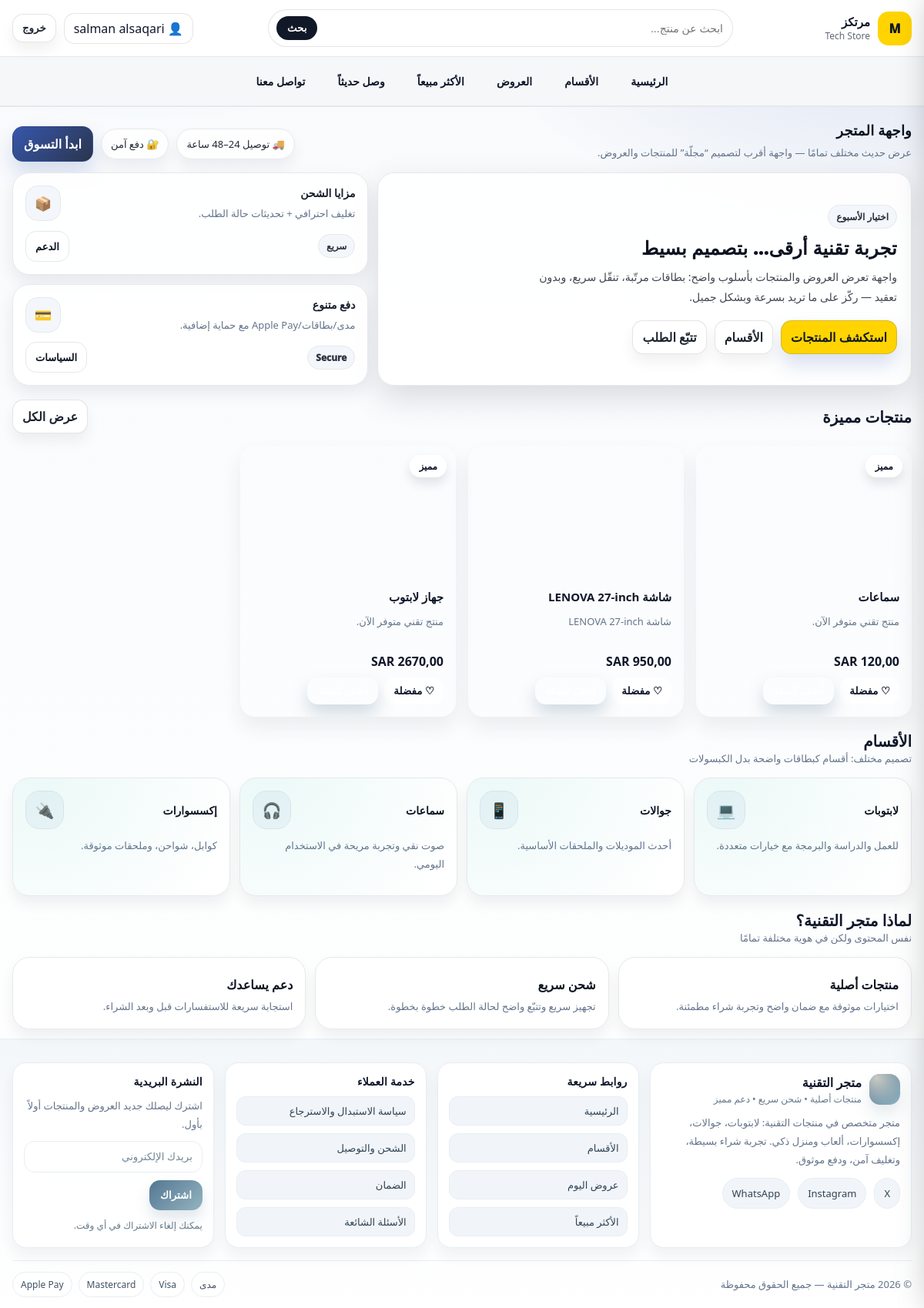
Screenshot of / (signed in) with the database file from the repository.
### catalog/models.py (models this page shows, shortened)
class Product(models.Model):
    name = models.CharField(
        max_length=200,
        verbose_name=_("اسم المنتج"),
    )
    slug = models.SlugField(
        max_length=220,
        unique=True,
        blank=True,
        verbose_name=_("المعرّف (Slug)"),
        help_text=_("يُستخدم في الرابط، ويُنشأ تلقائيًا إذا تُرك فارغًا."),
    )
    category = models.ForeignKey(
        Category,
        on_delete=models.SET_NULL,
        null=True,
        blank=True,
        related_name="products",
        verbose_name=_("التصنيف"),
    )
    description = models.TextField(
        blank=True,
        verbose_name=_("الوصف"),
    )
    is_active = models.BooleanField(
        default=True,
        verbose_name=_("نشط"),
    )
    is_featured = models.BooleanField(
        default=False,
        verbose_name=_("مميز"),
        help_text=_("إظهار المنتج في الواجهة كمنتج مميز."),
    )
    currency = models.CharField(
        max_length=10,
        default="SAR",
        verbose_name=_("العملة"),
    )
    price = models.DecimalField(
        max_digits=12,
        decimal_places=2,
        validators=[MinValueValidator(Decimal("0.00"))],
        default=Decimal("0.00"),
        verbose_name=_("السعر"),
    )
    compare_at_price = models.DecimalField(
        max_digits=12,
        decimal_places=2,
        validators=[MinValueValidator(Decimal("0.00"))],
        null=True,
        blank=True,
        verbose_name=_("سعر قبل الخصم"),
        help_text=_("اختياري: إذا وضعته يظهر كسعر قديم للمقارنة."),
    )
    track_inventory = models.BooleanField(
        default=True,
        verbose_name=_("تتبع المخزون"),
    )
    stock_quantity = models.PositiveIntegerField(
        default=0,
        verbose_name=_("كمية المخزون"),
    )
    created_at = models.DateTimeField(
        default=timezone.now,
        editable=False,
        verbose_name=_("تاريخ الإضافة"),
    )
    updated_at = models.DateTimeField(
        auto_now=True,
        verbose_name=_("آخر تحديث"),
    )
    class Meta:
        verbose_name = _("منتج")
        verbose_name_plural = _("المنتجات")
        indexes = [
            models.Index(fields=["slug"]),
            models.Index(fields=["is_active", "is_featured"]),
            models.Index(fields=["category", "is_active"]),
        ]
        constraints = [
            models.CheckConstraint(
                condition=models.Q(compare_at_price__isnull=True)
                | models.Q(compare_at_price__gte=0),
                name="catalog_product_compare_at_non_negative",
            ),
        ]
    @property
    def primary_image_url(self) -> str:
        img = (
            self.images.filter(is_primary=True).order_by("sort_order").first()
            or self.images.order_by("sort_order").first()
        )
        return img.public_url if img else ""

class ProductImage(models.Model):
    product = models.ForeignKey(
        Product,
        on_delete=models.CASCADE,
        related_name="images",
        verbose_name=_("المنتج"),
    )
    image = models.ImageField(
        upload_to="products/%Y/%m/",
        verbose_name=_("الصورة (رفع محلي)"),
        null=True,
        blank=True,
    )
    image_public_id = models.CharField(
        max_length=255,
        blank=True,
        verbose_name=_("Cloudinary Public ID"),
        help_text=_("مثال: products/2025/12/abc123"),
    )
    alt_text = models.CharField(
        max_length=200,
        blank=True,
        verbose_name=_("النص البديل"),
    )
    is_primary = models.BooleanField(
        default=False,
        verbose_name=_("صورة رئيسية"),
    )
    sort_order = models.PositiveIntegerField(
        default=0,
        verbose_name=_("ترتيب العرض"),
    )
    created_at = models.DateTimeField(
        default=timezone.now,
        editable=False,
        verbose_name=_("تاريخ الإضافة"),
    )
    class Meta:
        verbose_name = _("صورة منتج")
        verbose_name_plural = _("صور المنتجات")
        indexes = [
            models.Index(fields=["product", "is_primary"]),
            models.Index(fields=["product", "sort_order"]),
        ]
    @property
    def public_url(self) -> str:
        if self.image_public_id:
            cloud_name = "duv2jsooa"
            return f"https://res.cloudinary.com/{cloud_name}/image/upload/{self.image_public_id}"

### catalog/views.py (the view)
# urls.py: path("", views.catalog_home, name="home"),
def catalog_home(request):
    products = (
        Product.objects
        .filter(is_active=True)
        .select_related("category")
        .prefetch_related(
            Prefetch(
                "images",
                queryset=ProductImage.objects.order_by("-is_primary", "sort_order", "id"),
                to_attr="prefetched_images",
            )
        )
        .order_by("-id")[:12]
    )
    return render(
        request,
        "catalog_templates/catalog_home.html",
        {
            "featured_products": products,  # نخليه نفس الاسم حتى لا نغيّر القالب
            "products_count": products.count(),
        },
    )

### templates/catalog_templates/catalog_home.html (shortened to what this page needs)
{% load static %}
<!doctype html>
<html lang="ar" dir="rtl">
<head>
</head>
<body>
  {% include 'header.html' %}
  <main class="wrap">
    <div class="page-head">
      <div>
        <h1>واجهة المتجر</h1>
        <p>عرض حديث مختلف تمامًا — واجهة أقرب لتصميم “مجلّة” للمنتجات والعروض.</p>
      </div>
      <div class="head-actions">
        <span class="pill">🚚 توصيل 24–48 ساعة</span>
        <span class="pill">🔐 دفع آمن</span>
        <a class="cta" href="#featured">ابدأ التسوق</a>
      </div>
    </div>
    <section class="editorial" aria-label="قسم المقدمة">
      <article class="feature">
        <div class="feature-content">
          <span class="kicker">اختيار الأسبوع</span>
          <h2>تجربة تقنية أرقى… بتصميم بسيط</h2>
          <p>
            واجهة تعرض العروض والمنتجات بأسلوب واضح: بطاقات مرتّبة، تنقّل سريع،
            وبدون تعقيد — ركّز على ما تريد بسرعة وبشكل جميل.
          </p>
          <div class="feature-actions">
            <a class="btn primary" href="#featured">استكشف المنتجات</a>
            <a class="btn" href="#categories">الأقسام</a>
            <a class="btn" href="#" data-action="track">تتبّع الطلب</a>
          </div>
        </div>
      </article>
      <div class="sidecol">
        <div class="mini-card">
          <div class="top">
            <div>
              <div class="t">مزايا الشحن</div>
              <div class="d">تغليف احترافي + تحديثات حالة الطلب.</div>
            </div>
            <div class="ico">📦</div>
          </div>
          <div class="foot">
            <span class="chip">سريع</span>
            <a class="link" href="#" data-action="support">الدعم</a>
          </div>
        </div>
        <div class="mini-card">
          <div class="top">
            <div>
              <div class="t">دفع متنوع</div>
              <div class="d">مدى/بطاقات/Apple Pay مع حماية إضافية.</div>
            </div>
            <div class="ico">💳</div>
          </div>
          <div class="foot">
            <span class="chip">Secure</span>
            <a class="link" href="#" data-action="policy">السياسات</a>
          </div>
        </div>
      </div>
    </section>
    {% include "catalog_templates/products_section.html" with products=featured_products %}
    <section class="section" id="categories">
      <div class="section-head">
        <div>
          <h2 class="section-title">الأقسام</h2>
          <p class="section-sub">تصميم مختلف: أقسام كبطاقات واضحة بدل الكبسولات</p>
        </div>
      </div>
      <div class="tiles">
        <a class="tile" href="#">
          <div class="row">
            <div class="name">لابتوبات</div>
            <div class="ico">💻</div>
          </div>
          <p class="hint">للعمل والدراسة والبرمجة مع خيارات متعددة.</p>
        </a>
        <a class="tile" href="#">
          <div class="row">
            <div class="name">جوالات</div>
            <div class="ico">📱</div>
          </div>
          <p class="hint">أحدث الموديلات والملحقات الأساسية.</p>
        </a>
        <a class="tile" href="#">
          <div class="row">
            <div class="name">سماعات</div>
            <div class="ico">🎧</div>
          </div>
          <p class="hint">صوت نقي وتجربة مريحة في الاستخدام اليومي.</p>
        </a>
        <a class="tile" href="#">
          <div class="row">
            <div class="name">إكسسوارات</div>
            <div class="ico">🔌</div>
          </div>
          <p class="hint">كوابل، شواحن، وملحقات موثوقة.</p>
        </a>
      </div>
    </section>
    <section class="section">
      <div class="section-head">
        <div>
          <h2 class="section-title">لماذا متجر التقنية؟</h2>
          <p class="section-sub">نفس المحتوى ولكن في هوية مختلفة تمامًا</p>
        </div>
      </div>
      <div class="benefits">
        <div class="benefit">
          <div class="t">منتجات أصلية</div>
          <p class="d">اختيارات موثوقة مع ضمان واضح وتجربة شراء مطمئنة.</p>
        </div>
        <div class="benefit">
          <div class="t">شحن سريع</div>
          <p class="d">تجهيز سريع وتتبّع واضح لحالة الطلب خطوة بخطوة.</p>
        </div>
        <div class="benefit">
          <div class="t">دعم يساعدك</div>
          <p class="d">استجابة سريعة للاستفسارات قبل وبعد الشراء.</p>
        </div>
      </div>
    </section>
  </main>
  {% include 'footer.html' %}
</body>
</html>

### templates/header.html (shortened to what this page needs)
{% load static %}
<header class="site-header">
  <div class="wrap">
    <div class="hdr">
      <a href="{% url 'orders:home' %}" class="brand">
        <div class="logo">M</div>
        <div>
          <div class="brandName">مرتكز</div>
          <div class="brandTag">Tech Store</div>
        </div>
      </a>
      <form class="search" method="get" action="#">
        <input type="search" name="q" placeholder="ابحث عن منتج..." />
        <button type="submit">بحث</button>
      </form>
      <div class="right">
        {% if request.user.is_authenticated %}
          <div class="userChip">
            👤 {{ request.user.get_full_name|default:request.user.username }}
          </div>
          <form method="post" action="{% url 'accounts:logout' %}">
            <button class="btn" type="submit">خروج</button>
          </form>
        {% else %}
          <a href="{% url 'accounts:login' %}" class="btn">تسجيل الدخول</a>
          <a href="{% url 'accounts:signup' %}" class="btn primary">إنشاء حساب</a>
        {% endif %}
      </div>
    </div>
  </div>
  <div class="navbar">
    <div class="wrap">
      <nav class="nav-row">
        <a href="{% url 'orders:home' %}" class="nav-link">الرئيسية</a>
        <a href="#" class="nav-link">الأقسام</a>
        <a href="#" class="nav-link">العروض</a>
        <a href="#" class="nav-link">الأكثر مبيعاً</a>
        <a href="#" class="nav-link">وصل حديثاً</a>
        <a href="#" class="nav-link">تواصل معنا</a>
      </nav>
    </div>
  </div>
</header>

### templates/catalog_templates/products_section.html (shortened to what this page needs)
<section class="section" id="featured">
  <div class="section-head">
    <h2 class="section-title">منتجات مميزة</h2>
    <a class="btn" href="#" data-action="view-all">عرض الكل</a>
  </div>
  {% if products %}
    <div class="products">
      {% for p in products %}
        <article class="card"
          data-product-id="{{ p.id }}"
          data-dom-id="prod-{{ p.id }}"
          data-product-name="{{ p.name|escape }}">
          <div class="thumb"
            {% if p.primary_image_url %}
              style="background-image:url('{{ p.primary_image_url }}')"
            {% endif %}
          >
            {% if p.compare_at_price and p.compare_at_price > p.price %}
              <span class="badge">خصم</span>
            {% elif p.is_featured %}
              <span class="badge">مميز</span>
            {% endif %}
          </div>
          <div class="card-body">
            <div class="p-title">{{ p.name }}</div>
            <div class="p-desc">
              {% if p.description %}
                {{ p.description|truncatechars:90 }}
              {% else %}
                منتج تقني متوفر الآن.
              {% endif %}
            </div>
            <div class="row-between">
              <div>
                <span class="price">{{ p.price }} {{ p.currency }}</span>
              </div>
              <div class="actions">
                <button class="fav" type="button" data-fav>♡</button>
                {% if p.track_inventory and p.stock_quantity == 0 %}
                  <button class="add" type="button" disabled>غير متوفر</button>
                {% else %}
                  <button class="add"
                          type="button"
                          data-add-to-cart
                          data-product-id="{{ p.id }}">
                  </button>
                {% endif %}
              </div>
            </div>
          </div>
        </article>
      {% endfor %}
    </div>
  {% endif %}
</section>

### rows the page displays
Product: is_featured "مميز", name "سماعات", description "منتج تقني متوفر الآن.", price "120,00", currency "SAR"
Product: name "شاشة LENOVA 27-inch", description "شاشة LENOVA 27-inch", price "950,00", currency "SAR"
Product: is_featured "مميز", name "جهاز لابتوب", description "منتج تقني متوفر الآن.", currency "SAR"

### other values shown
{{ request.user.get_full_name|default:request.user.username }} "salman alsaqari"
